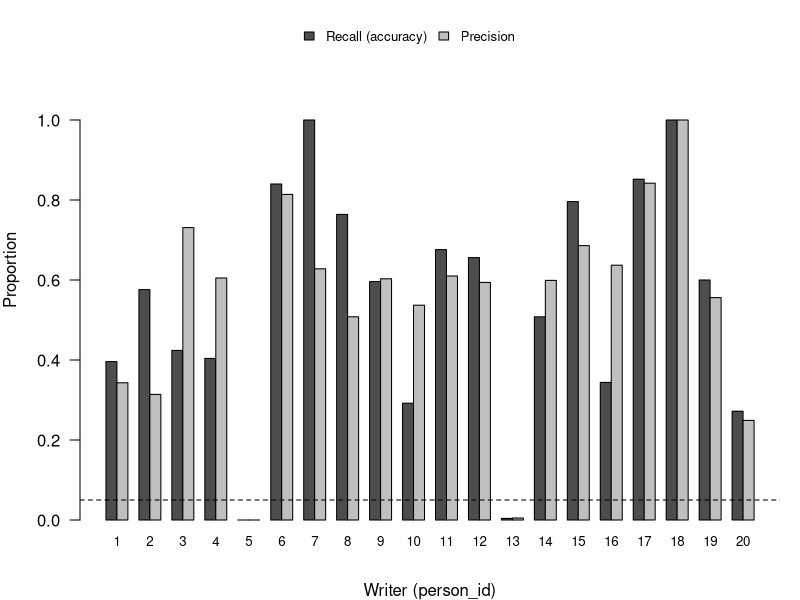

This figure's R source:
## ---- chunk 1
#| include: false
library(knitr)
## ---- chunk 2
#| label: tbl-cnn-settings
#| echo: false
#| tbl-cap: "Settings of the default and the tuned CNN. Both have the same architecture and 48,580 parameters."
settings <- data.frame(
  Setting = c("Activation", "Dropout rate", "Learning rate", "L2 penalty",
              "Filters per layer", "Kernel size", "Pool size", "Epochs"),
  Default = c("ReLU", "0.2", "0.01", "none", "16", "3 x 3", "2 x 2", "10"),
  Tuned   = c("tanh", "0.7", "0.0001", "0.1", "16", "3 x 3", "2 x 2", "10"))
kable(settings, booktabs = TRUE)
## ---- chunk 3
#| label: tbl-cnn-nu
#| echo: false
#| tbl-cap: "Effect of the L2 penalty on the validation session (mean of three seeds, 10 epochs). The values for 0.0001 and 0.001, which are close to the first row, are omitted."
nu_tab <- data.frame(
  nu = c("0", "0.0001", "0.001", "0.003", "0.01", "0.03", "0.1", "0.3"),
  `Training accuracy` = c(0.979, 0.979, 0.979, 0.979, 0.975, 0.957, 0.862, 0.165),
  `Validation accuracy` = c(0.591, 0.592, 0.591, 0.593, 0.600, 0.606, 0.612, 0.135),
  `Validation cross-entropy` = c(1.892, 1.885, 1.829, 1.727, 1.529, 1.392, 1.447, 2.986),
  check.names = FALSE)
nu_tab <- nu_tab[!(nu_tab$nu %in% c("0.0001", "0.001")), ]
kable(nu_tab, booktabs = TRUE, row.names = FALSE,
      col.names = c("$\\nu$", "Training accuracy", "Validation accuracy", "Validation cross-entropy"),
      escape = FALSE)
## ---- chunk 4
#| label: tbl-cnn-test
#| echo: false
#| tbl-cap: "Test performance on session 5 (5,000 images, 250 per writer). Each figure comes from one trained model."
test_tab <- data.frame(
  Model = c("Nearest centroid", "Linear softmax", "Default CNN", "Tuned CNN (final model)",
            "Guessing evenly among 20 writers"),
  `Accuracy (%)` = c("47.3", "43.6", "49.3", "55.0", "5.0"),
  `Cross-entropy` = c("-", "-", "5.87", "1.39", "3.00"),
  check.names = FALSE)
kable(test_tab, booktabs = TRUE, align = "lrr")
## ---- chunk 5
#| label: fig-cnn-writer
#| echo: false
#| fig-cap: "Test accuracy (recall) and precision of the tuned CNN for each writer. The dashed line is the 5% expected by chance."
#| fig-height: 3.6
recall    <- c(0.396, 0.576, 0.424, 0.404, 0.000, 0.840, 1.000, 0.764, 0.596, 0.292,
               0.676, 0.656, 0.004, 0.508, 0.796, 0.344, 0.852, 1.000, 0.600, 0.272)
precision <- c(0.343, 0.314, 0.731, 0.605, 0.000, 0.814, 0.628, 0.508, 0.603, 0.537,
               0.610, 0.594, 0.005, 0.599, 0.686, 0.637, 0.842, 1.000, 0.556, 0.249)
par(mar = c(4, 4, 1, 1))
mids <- barplot(rbind(recall, precision), beside = TRUE, names.arg = rep("", 20),
                col = c("grey30", "grey75"), ylim = c(0, 1.25), yaxt = "n",
                xlab = "Writer (person_id)", ylab = "Proportion")
axis(1, at = colMeans(mids), labels = 1:20, tick = FALSE, cex.axis = 0.8, line = -0.5)
axis(2, at = seq(0, 1, 0.2), las = 1)
abline(h = 0.05, lty = 2)
legend("top", c("Recall (accuracy)", "Precision"), fill = c("grey30", "grey75"),
       bty = "n", horiz = TRUE, cex = 0.8)
